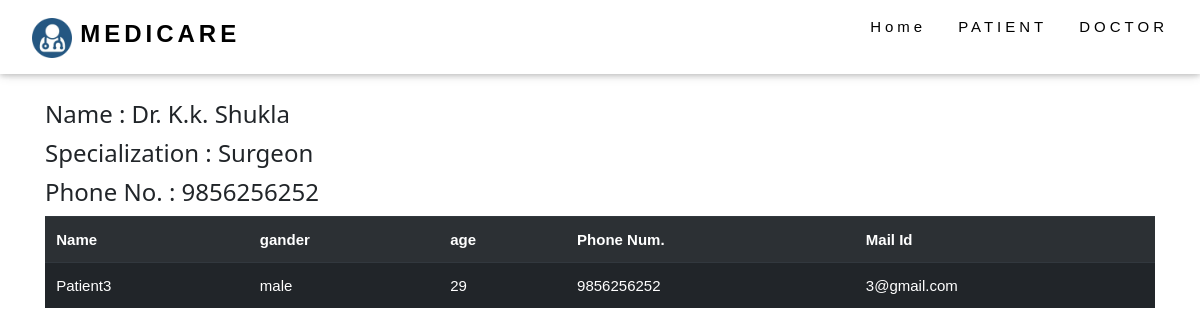
The app's page /doctor/5 with its own data.
### Doctor/models.py (models this page shows, shortened)
class Doctor(models.Model):
    name=models.CharField(max_length=256)
    specialization=models.CharField(max_length=256)
    location=models.CharField(max_length=128)
    phone=models.CharField(max_length=10)
    mail=models.CharField(max_length=128)

class Patient(models.Model):
    name=models.CharField(max_length=256)
    doctor=models.ForeignKey(Doctor,on_delete=models.CASCADE)
    gander=models.CharField(max_length=256)
    age=models.CharField(max_length=2)
    phone=models.CharField(max_length=10)
    mail=models.CharField(max_length=128)

### Doctor/views.py (the view)
# urls.py: path('doctor/<int:id>',views.DoctorPatientsData,name="doctorPatients"),
def DoctorPatientsData(request,id):
    doctorList=Doctor.objects.get(id=id)
    patientList=Patient.objects.filter(doctor=doctorList)
    return render(request,'DoctorPatient/DoctorPatientsList.html',{'DrList':doctorList,'PList':patientList})

### templates/DoctorPatient/DoctorPatientsList.html (shortened to what this page needs)
<!DOCTYPE html>
{% load static %}
<html lang="en" dir="ltr">
  <head>
    <link rel="stylesheet" href="https://maxcdn.bootstrapcdn.com/bootstrap/4.0.0/css/bootstrap.min.css">
      <link rel="stylesheet" href="{% static 'css/w3.css' %}">
      <link rel="stylesheet" href="{% static 'css/ac.css' %}">
  </head>
  <body>
    <div class="w3-top">
      <div class="w3-bar w3-white w3-wide w3-padding w3-card">
          <a href="{% url 'home' %}" class="w3-bar-item w3-button"><b><img src="{% static 'images/circle-cropped.png' %}" height="40"> <font size="5"> MEDICARE</font></b> </a>
        <div class="w3-right w3-hide-small">
          <a href="{% url 'home' %}" class="w3-bar-item w3-button">Home</a>
         <a href="{% url 'patient' %}" class="w3-bar-item w3-button">PATIENT</a>
             <a href="{% url 'doctor' %}"  class="w3-bar-item w3-button">DOCTOR</a>
        </div>
      </div>
    </div>
    <div class="container">
      <br/><br/><br/><br/>
      <h3> Name : {{DrList.name}}  </h3>
      <h3>   Specialization : {{DrList.specialization}} </h3>
      <h3> Phone No. : {{DrList.phone}}</h3>
    </div>
    <div class="container">
    <table class="table table-striped table-hover table-dark">
      <tr>
        <th>Name</th>
        <th>gander</th>
        <th>age</th>
        <th>Phone Num.</th>
        <th>Mail Id</th>
      </tr>
      {% for data in PList %}
      <tr>
        <td>{{data.name}}</td>
        <td>{{data.gander}}</td>
        <td>{{data.age}}</td>
        <td>{{data.phone}}</td>
        <td>{{data.mail}}</td>
      </tr>
      {% endfor %}
    </table>
      </div>
  </body>
</html>

### static/css/w3.css (style rules this page uses)
*,*:before,*:after { box-sizing:inherit }
html { -ms-text-size-adjust:100%;-webkit-text-size-adjust:100% }
body { margin:0 }
a { background-color:transparent }
b,strong { font-weight:bolder }
img { border-style:none }
html,body { font-family:Verdana,sans-serif;font-size:15px;line-height:1.5 }
html { overflow-x:hidden }
h3 { font-size:24px }
h1,h2,h3,h4,h5,h6 { font-family:"Segoe UI",Arial,sans-serif;font-weight:400;margin:10px 0 }
.w3-wide { letter-spacing:4px }
img { vertical-align:middle }
a { color:inherit }
.w3-btn,.w3-button { border:none;display:inline-block;padding:8px 16px;vertical-align:middle;overflow:hidden;text-decoration:none;color:inherit;background-color:inherit;text-align:center;cursor:pointer;white-space:nowrap }
.w3-btn,.w3-button { -webkit-touch-callout:none;-webkit-user-select:none;-khtml-user-select:none;-moz-user-select:none;-ms-user-select:none;user-select:none }
.w3-bar { width:100%;overflow:hidden }
.w3-bar .w3-bar-item { padding:8px 16px;float:left;width:auto;border:none;display:block;outline:0 }
.w3-bar .w3-button { white-space:normal }
.w3-container:after,.w3-container:before,.w3-panel:after,.w3-panel:before,.w3-row:after,.w3-row:before,.w3-row-padding:after,.w3-row-padding:before, .w3-cell-row:before,.w3-cell-row:after,.w3-clear:after,.w3-clear:before,.w3-bar:before,.w3-bar:after { content:"";display:table;clear:both }
.w3-top,.w3-bottom { position:fixed;width:100%;z-index:1 }
.w3-top { top:0 }
.w3-card,.w3-card-2 { box-shadow:0 2px 5px 0 rgba(0,0,0,0.16),0 2px 10px 0 rgba(0,0,0,0.12) }
.w3-padding { padding:8px 16px!important }
.w3-right { float:right!important }
.w3-white,.w3-hover-white:hover { color:#000!important;background-color:#fff!important }

### records on screen
Doctor: name "Dr. K.k. Shukla", specialization "Surgeon", phone "9856256252"
Patient: name "Patient3", gander "male", age "29", phone "9856256252", mail "3@gmail.com"
